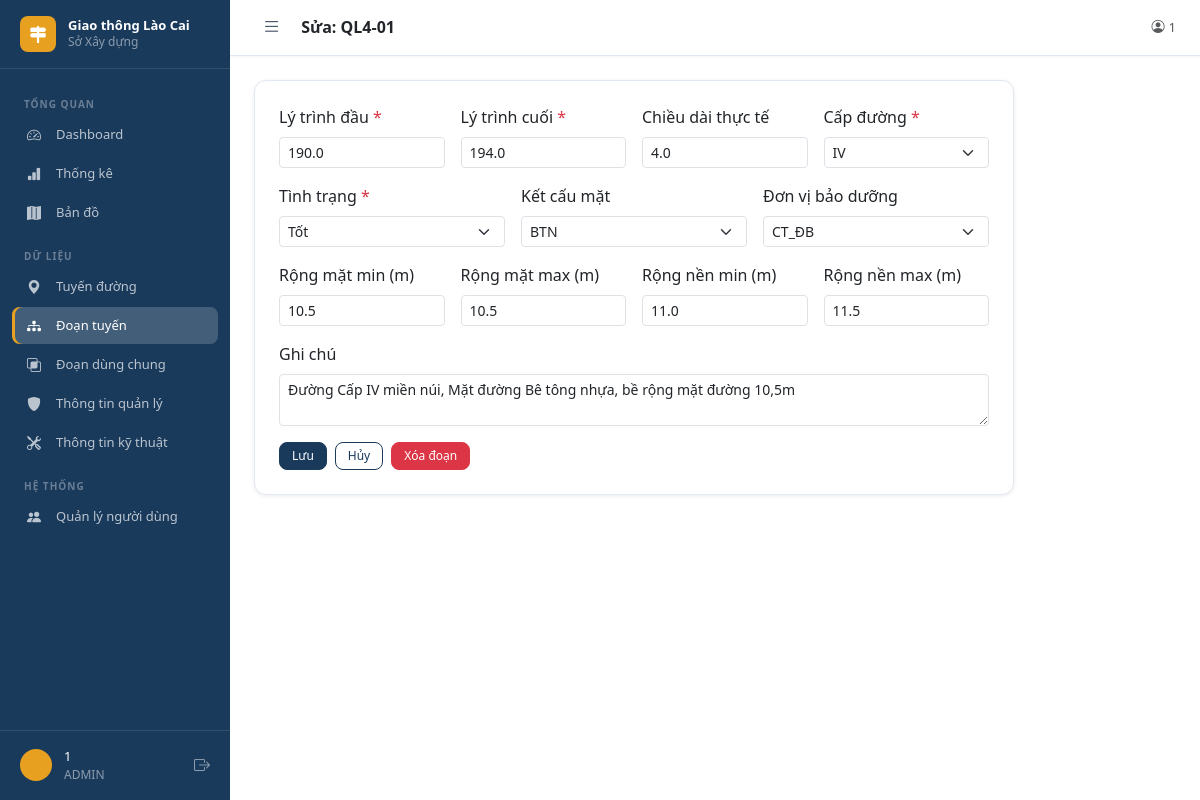
/doan-tuyen/1/sua (signed in), run on the app's committed database.
### tables this page shows
CREATE TABLE doan_tuyen (
    id                        INTEGER PRIMARY KEY AUTOINCREMENT,
    ma_doan                   TEXT    NOT NULL UNIQUE,
    tuyen_id                  INTEGER NOT NULL REFERENCES tuyen_duong(id),
    cap_duong_id              INTEGER REFERENCES cap_duong(id),
    tinh_trang_id             INTEGER REFERENCES tinh_trang(id),
    ket_cau_mat_id            INTEGER REFERENCES ket_cau_mat_duong(id),
    ly_trinh_dau              REAL    NOT NULL,
    ly_trinh_cuoi             REAL    NOT NULL,
    chieu_dai_thuc_te         REAL,
    chieu_rong_mat_min        REAL,
    chieu_rong_mat_max        REAL,
    chieu_rong_nen_min        REAL,
    chieu_rong_nen_max        REAL,
    don_vi_bao_duong_id       INTEGER REFERENCES don_vi(id),
    nam_lam_moi               INTEGER,
    ngay_cap_nhat_tinh_trang  TEXT,
    ghi_chu                   TEXT,
    created_at                TEXT    NOT NULL DEFAULT (datetime('now','localtime')),
    updated_at                TEXT,
    updated_by_id             INTEGER REFERENCES nguoi_dung(id)
);

CREATE TABLE cap_duong (
    id               INTEGER PRIMARY KEY AUTOINCREMENT,
    ma_cap           TEXT    NOT NULL UNIQUE,
    ten_cap          TEXT    NOT NULL,
    mo_ta            TEXT,
    thu_tu_hien_thi  INTEGER,
    is_active        INTEGER NOT NULL DEFAULT 1
);

CREATE TABLE tinh_trang (
    id               INTEGER PRIMARY KEY AUTOINCREMENT,
    ma_tinh_trang    TEXT    NOT NULL UNIQUE,
    ten_tinh_trang   TEXT    NOT NULL,
    mo_ta            TEXT,
    mau_hien_thi     TEXT,
    thu_tu_hien_thi  INTEGER,
    is_active        INTEGER NOT NULL DEFAULT 1
);

CREATE TABLE ket_cau_mat_duong (
    id               INTEGER PRIMARY KEY AUTOINCREMENT,
    ma_ket_cau       TEXT    NOT NULL UNIQUE,
    ten_ket_cau      TEXT    NOT NULL,
    mo_ta            TEXT,
    thu_tu_hien_thi  INTEGER,
    is_active        INTEGER NOT NULL DEFAULT 1
);

CREATE TABLE don_vi (
    id               INTEGER PRIMARY KEY AUTOINCREMENT,
    ma_don_vi        TEXT    NOT NULL UNIQUE,
    ten_don_vi       TEXT    NOT NULL,
    ten_viet_tat     TEXT,
    parent_id        INTEGER REFERENCES don_vi(id),
    cap_don_vi       TEXT,
    dia_chi          TEXT,
    so_dien_thoai    TEXT,
    email            TEXT,
    is_active        INTEGER NOT NULL DEFAULT 1,
    created_at       TEXT    NOT NULL DEFAULT (datetime('now','localtime'))
);

### api/routes/doan_tuyen_route.py (the view)
@router.get("/{id}/sua", response_class=HTMLResponse)
async def form_sua(request: Request, id: int,
                   user=Depends(yeu_cau_quyen_bien_tap), conn=Depends(get_db)):
    doan = dt_service.lay_theo_id(conn, id)
    return templates.TemplateResponse("doan_tuyen/form.html",
                                      _form_context(conn, doan=doan, user=user, request=request))

### templates/doan_tuyen/form.html (shortened to what this page needs)
{% extends "base.html" %}
{% block page_title %}{% if doan %}Sửa: {{ doan.ma_doan }}{% else %}Thêm đoạn tuyến mới{% endif %}{% endblock %}
{% block content %}
<div class="card-gt" style="max-width:760px">
  <div class="card-gt-body">
    <form method="post" action="{% if doan %}/doan-tuyen/{{ doan.id }}/sua{% else %}/doan-tuyen/them{% endif %}">
      <div class="row g-3">
        <div class="col-md-3">
          <label class="form-label">Lý trình đầu <span class="text-danger">*</span></label>
          <input name="ly_trinh_dau" type="number" step="0.001" class="form-control form-control-sm" required
                 value="{{ doan.ly_trinh_dau if doan else '' }}">
        </div>
        <div class="col-md-3">
          <label class="form-label">Lý trình cuối <span class="text-danger">*</span></label>
          <input name="ly_trinh_cuoi" type="number" step="0.001" class="form-control form-control-sm" required
                 value="{{ doan.ly_trinh_cuoi if doan else '' }}">
        </div>
        <div class="col-md-3">
          <label class="form-label">Chiều dài thực tế</label>
          <input name="chieu_dai_thuc_te" type="number" step="0.001" class="form-control form-control-sm"
                 value="{{ doan.chieu_dai_thuc_te if doan else '' }}">
        </div>
        <div class="col-md-3">
          <label class="form-label">Cấp đường <span class="text-danger">*</span></label>
          <select name="cap_duong_id" class="form-select form-select-sm" required>
            {% for c in cap_duong_list %}
            <option value="{{ c.id }}" {% if doan and doan.cap_duong_id == c.id %}selected{% endif %}>{{ c.ma_cap }}</option>
            {% endfor %}
          </select>
        </div>
        <div class="col-md-4">
          <label class="form-label">Tình trạng <span class="text-danger">*</span></label>
          <select name="tinh_trang_id" class="form-select form-select-sm" required>
            {% for tt in tinh_trang_list %}
            <option value="{{ tt.id }}" {% if doan and doan.tinh_trang_id == tt.id %}selected{% endif %}>{{ tt.ten_tinh_trang }}</option>
            {% endfor %}
          </select>
        </div>
        <div class="col-md-4">
          <label class="form-label">Kết cấu mặt</label>
          <select name="ket_cau_mat_id" class="form-select form-select-sm">
            {% for k in ket_cau_mat_list %}
            <option value="{{ k.id }}" {% if doan and doan.ket_cau_mat_id == k.id %}selected{% endif %}>{{ k.ma_ket_cau }}</option>
            {% endfor %}
          </select>
        </div>
        <div class="col-md-4">
          <label class="form-label">Đơn vị bảo dưỡng</label>
          <select name="don_vi_bao_duong_id" class="form-select form-select-sm">
            {% for d in don_vi_list %}
            <option value="{{ d.id }}" {% if doan and doan.don_vi_bao_duong_id == d.id %}selected{% endif %}>{{ d.ma_don_vi }}</option>
            {% endfor %}
          </select>
        </div>
        <div class="col-md-3"><label class="form-label">Rộng mặt min (m)</label>
          <input name="chieu_rong_mat_min" type="number" step="0.1" class="form-control form-control-sm"
                 value="{{ doan.chieu_rong_mat_min if doan else '' }}"></div>
        <div class="col-md-3"><label class="form-label">Rộng mặt max (m)</label>
          <input name="chieu_rong_mat_max" type="number" step="0.1" class="form-control form-control-sm"
                 value="{{ doan.chieu_rong_mat_max if doan else '' }}"></div>
        <div class="col-md-3"><label class="form-label">Rộng nền min (m)</label>
          <input name="chieu_rong_nen_min" type="number" step="0.1" class="form-control form-control-sm"
                 value="{{ doan.chieu_rong_nen_min if doan else '' }}"></div>
        <div class="col-md-3"><label class="form-label">Rộng nền max (m)</label>
          <input name="chieu_rong_nen_max" type="number" step="0.1" class="form-control form-control-sm"
                 value="{{ doan.chieu_rong_nen_max if doan else '' }}"></div>
        <div class="col-12"><label class="form-label">Ghi chú</label>
          <textarea name="ghi_chu" class="form-control form-control-sm" rows="2">{{ doan.ghi_chu if doan else '' }}</textarea></div>
        <div class="col-12 d-flex gap-2">
          <button type="submit" class="btn-gt btn-gt-primary btn-gt-sm">Lưu</button>
          <a href="{% if doan %}/doan-tuyen/{{ doan.id }}{% else %}/doan-tuyen/{% endif %}"
             class="btn-gt btn-gt-outline btn-gt-sm">Hủy</a>
          {% if doan %}
          <form method="post" action="/doan-tuyen/{{ doan.id }}/xoa" class="ms-auto"
                onsubmit="return confirm('Xóa đoạn {{ doan.ma_doan }}?')">
            <button type="submit" class="btn-gt btn-gt-danger btn-gt-sm">Xóa đoạn</button>
          </form>
          {% endif %}
        </div>
      </div>
    </form>
  </div>
</div>
{% endblock %}

### static/css/design-system.css (style rules this page uses)
:root { --color-primary: #1a3a5c; --color-primary-dark: #122840; --color-primary-light: #2a5298; --color-accent: #e8a020; --color-accent-light: #fef3dc; --color-success: #28a745; --color-success-bg: #d4edda; --color-warning: #ffc107; --color-warning-bg: #fff3cd; --color-danger: #dc3545; --color-danger-bg: #f8d7da; --color-info: #17a2b8; --color-info-bg: #d1ecf1; --color-tt-tot: #28a745; --color-tt-tb: #ffc107; --color-tt-kem: #fd7e14; --color-tt-hh-nang: #dc3545; --color-tt-thi-cong: #6f42c1; --color-tt-bao-tri: #20c997; --color-tt-chua-xd: #adb5bd; --color-bg-page: #f0f4f8; --color-bg-card: #ffffff; --color-bg-hover: #f8fafc; --color-border: #e2e8f0; --color-border-strong: #cbd5e0; --color-text-primary: #1a202c; --color-text-secondary: #4a5568; --color-text-muted: #718096; --color-text-disabled: #a0aec0; --font-family-base: 'Inter', 'Segoe UI', system-ui, -apple-system, sans-serif; --font-family-mono: 'JetBrains Mono', 'Fira Code', 'Consolas', monospace; --font-size-xs: 0.75rem; --font-size-sm: 0.8125rem; --font-size-base: 0.875rem; --font-size-md: 0.9375rem; --font-size-lg: 1rem; --font-size-xl: 1.125rem; --font-size-2xl: 1.25rem; --font-size-3xl: 1.5rem; --font-weight-normal: 400; --font-weight-medium: 500; --font-weight-semibold: 600; --font-weight-bold: 700; --line-height-tight: 1.3; --line-height-base: 1.6; --line-height-loose: 1.8; --space-1: 0.25rem; --space-2: 0.5rem; --space-3: 0.75rem; --space-4: 1rem; --space-5: 1.25rem; --space-6: 1.5rem; --space-8: 2rem; --space-10: 2.5rem; --space-12: 3rem; --radius-sm: 4px; --radius-md: 8px; --radius-lg: 12px; --radius-xl: 16px; --radius-full: 9999px; --shadow-xs: 0 1px 2px rgba(0,0,0,.05); --shadow-sm: 0 1px 4px rgba(0,0,0,.08); --shadow-md: 0 4px 12px rgba(0,0,0,.10); --shadow-lg: 0 8px 24px rgba(0,0,0,.12); --shadow-xl: 0 16px 48px rgba(0,0,0,.16); --sidebar-width: 230px; --sidebar-collapsed: 64px; --topbar-height: 56px; --content-max-width: 1400px; --transition-fast: 150ms ease; --transition-base: 250ms ease; --transition-slow: 400ms ease; --z-sidebar: 100; --z-topbar: 200; --z-dropdown: 300; --z-modal: 400; --z-toast: 500; }
*, *::before, *::after { box-sizing: border-box; }
html { font-size: 16px; scroll-behavior: smooth; }
body { font-family: var(--font-family-base); font-size: var(--font-size-base); color: var(--color-text-primary); background: var(--color-bg-page); line-height: var(--line-height-base); -webkit-font-smoothing: antialiased; }
.card-gt { background: var(--color-bg-card); border: 1px solid var(--color-border); border-radius: var(--radius-lg); box-shadow: var(--shadow-sm); overflow: hidden; }
.card-gt-body { padding: var(--space-6); }
.btn-gt { display: inline-flex; align-items: center; gap: var(--space-2); padding: var(--space-2) var(--space-4); border-radius: var(--radius-md); font-size: var(--font-size-sm); font-weight: var(--font-weight-medium); border: 1px solid transparent; cursor: pointer; text-decoration: none; transition: all var(--transition-fast); white-space: nowrap; }
.btn-gt-primary { background: var(--color-primary); color: #fff; border-color: var(--color-primary); }
.btn-gt-outline { background: transparent; color: var(--color-primary); border-color: var(--color-primary); }
.btn-gt-danger { background: var(--color-danger); color: #fff; border-color: var(--color-danger); }
.btn-gt-sm { padding: var(--space-1) var(--space-3); font-size: var(--font-size-xs); }

### data on the page
doan_tuyen: ma_doan "QL4-01", ly_trinh_dau "190.0", ly_trinh_cuoi "194.0", chieu_dai_thuc_te "4.0", cap_duong_id "IV", tinh_trang_id "Tốt", ket_cau_mat_id "BTN", don_vi_bao_duong_id "CT_ĐB", chieu_rong_mat_min "10.5", chieu_rong_mat_max "10.5", chieu_rong_nen_min "11.0", chieu_rong_nen_max "11.5", ghi_chu "Đường Cấp IV miền núi, Mặt đường Bê tông nhựa, bề rộng mặt đường 10,5m"

### other printed values
{{ user.id }} "1"
{{ user.loai_quyen if user.loai_quyen is defined else '' }} "ADMIN"
